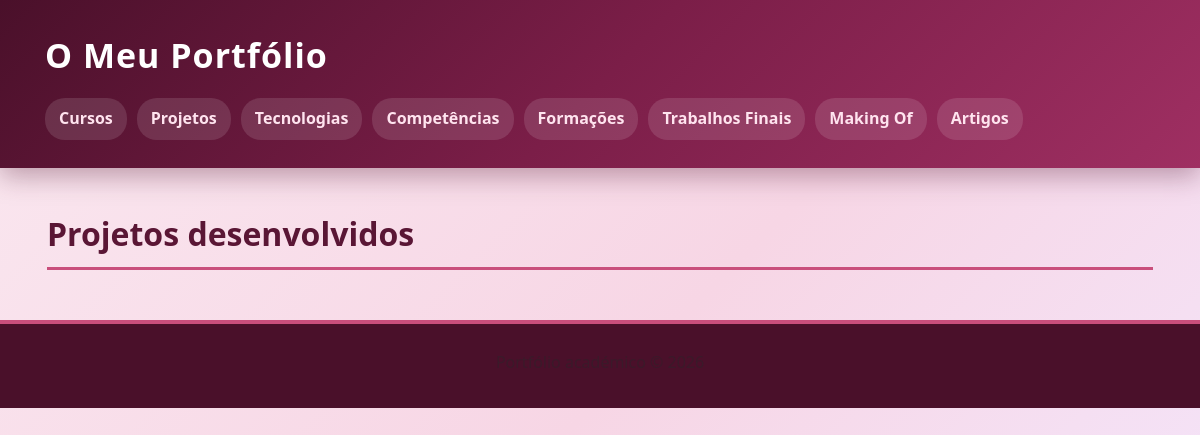
The app's page /projetos/, older data.
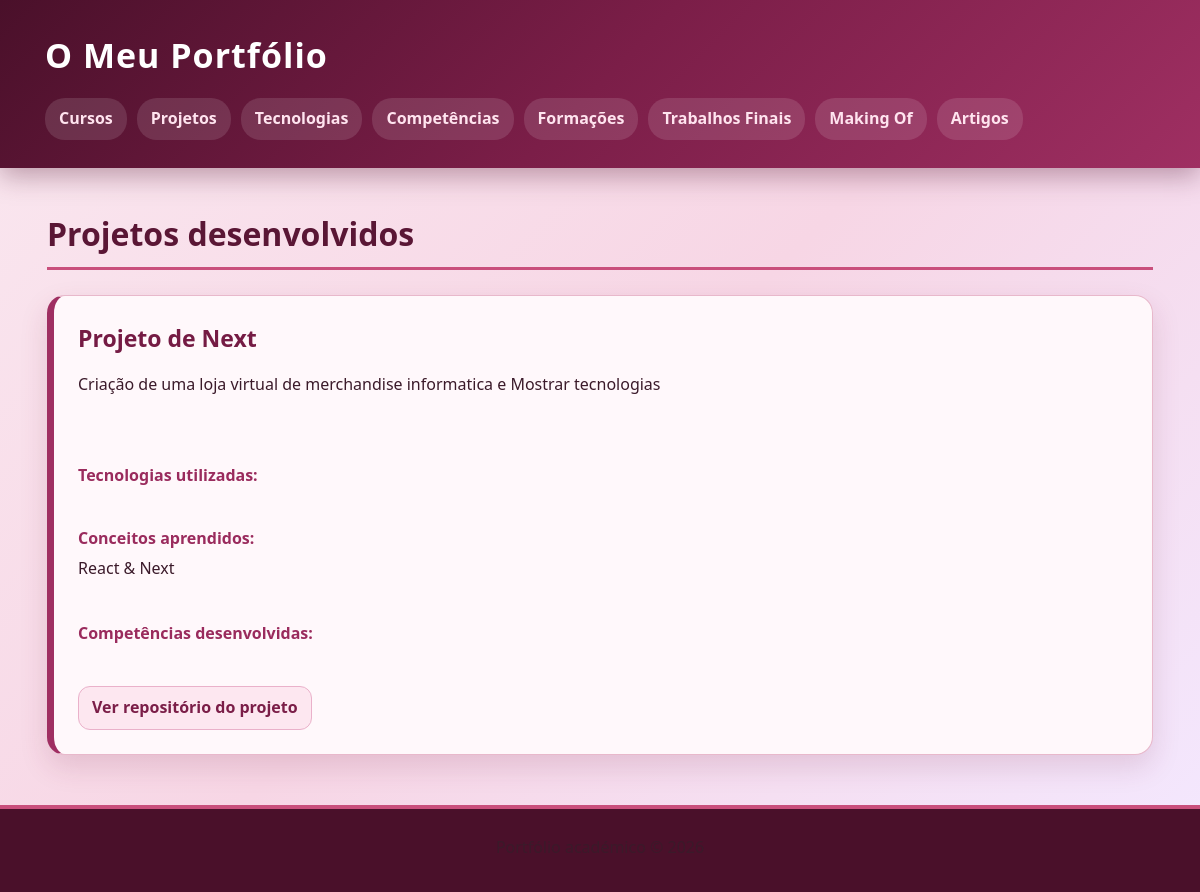
The same page, newer data.
### portfolio/models.py (models this page shows, shortened)
class Projeto(models.Model):
    nome = models.CharField(max_length=100)
    conceitos = models.CharField(max_length=500)
    descricao = models.TextField()
    repositorio = models.CharField(max_length=100, blank=True)
    tecnologia = models.ManyToManyField(Tecnologia, related_name="projetos", blank=True)
    competencia = models.ManyToManyField(Competencia, related_name="projetos", blank=True)

### portfolio/views.py (the view)
# urls.py: path("projetos/", views.projeto_view, name="projetos"),
def projeto_view(request):
    projetos = Projeto.objects.prefetch_related("tecnologia")
    context = {
        "projetos": projetos,
        "gestor": is_gestor(request.user)
    }
    return render(request, "portfolio/projetos.html", context)

### portfolio/views.py (called while the page is built)
def is_gestor(user):
    return user.groups.filter(name="gestor-portfolio").exists()

### portfolio/templates/portfolio/projetos.html (shortened to what this page needs)
{% extends "portfolio/base.html" %}
{% block content %}
<h2>Projetos desenvolvidos</h2>
<section>
    {% for projeto in projetos %}
        <article>
            <h3>{{ projeto.nome }}</h3>
            <p>{{ projeto.descricao }}</p>
            <br>
            <br>
            <h4>Tecnologias utilizadas:</h4>
            <br>
            <h4>Conceitos aprendidos:</h4>
            <p>{{ projeto.conceitos }}</p>
            <br>
            <h4>Competências desenvolvidas:</h4>
            {% if projeto.repositorio %}
                <br>
                <a href="{{ projeto.repositorio }}" target="_blank">Ver repositório do projeto</a>
            {% endif %}
        </article>
    {% endfor %}
</section>
{% endblock %}

Row changes from the older to the newer data that the page shows:
added Projeto: nome "Projeto de Next", descricao "Criação de uma loja virtual de merchandise informatica e Mostrar tecnologias", conceitos "React & Next"
